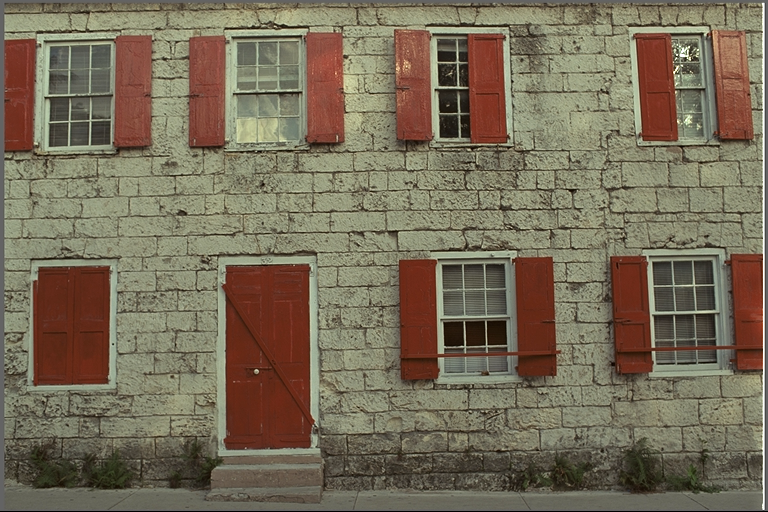
#> input picture ATAI/Workbooks_Notebooks/Dimenstionality Reduction/data/kodim01.png, 768 x 512 px, found by its file name
$ jupyter execute dct.ipynb   (shell and % lines are left out)
#> lines starting #> are read from the running program, lines starting #| are printed output that depends on the picture
# Image compression via cosine transform

## Setup

[cell 1]
import PIL
import matplotlib.pylab as plt
import numpy as np
import os
import scipy
import scipy.fftpack

## Load image

[cell 2]
# load image
img = PIL.Image.open(os.path.join('..', 'data', 'kodim01.png'))
#> img is the input picture: PIL image 768x512 RGB; mean R, G, B 119.8, 108.7, 88.4
# convert to grayscale
img = img.convert('L')
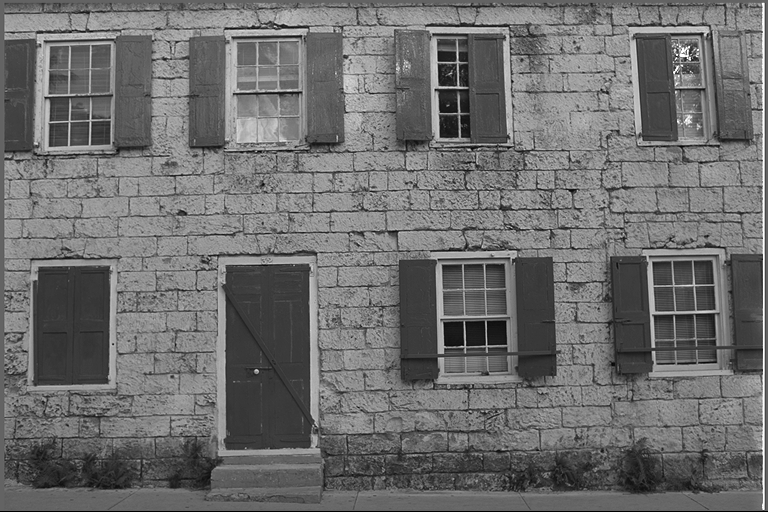
#> img: PIL image 768x512 L; min 0, max 255, mean 109.7
# store as numpy array
img = np.array(img)

# fetch dimensions
H, W = img.shape
#> H = 512; W = 768

# show image
plt.imshow(img, cmap='gray')
plt.show()

# Cosine transform

### 1. Transform signal to frequency space via DCT

[cell 3]
# DCT along y axis
freq = scipy.fftpack.dct(img.T, norm='ortho', n=H).T
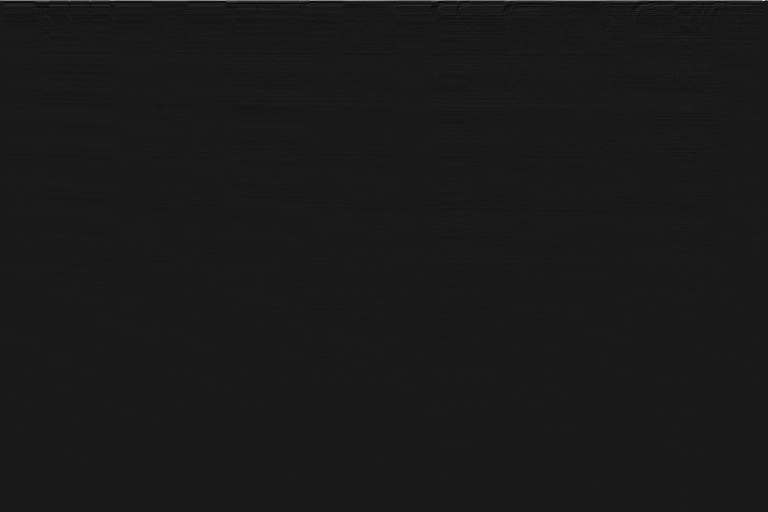
#> freq: shape (512, 768) float64; min -637.1, max 5731.7, mean 4.5; drawn with min black and max white
# DCT along x axis
freq = scipy.fftpack.dct(freq, norm='ortho', n=W)

### 2. Filter in the frequency space

[cell 4]
# specify how many dimensions we want to remove in x and y directions
# a lower number means a worse reconstruction result but higher compression ratio
cutoff_x = int(0.3 * W)
#> cutoff_x = 230
cutoff_y = int(0.3 * H)
#> cutoff_y = 153

[cell 5]
# "remove" dimensions > cutoff, i.e. setting the coefficients to zero
# on the x axis
freq[:,cutoff_x:] = 0

# on the y axis
freq[cutoff_y:,] = 0

### 3. Reproject via iDCT

[cell 6]
# iDCT along y axis
rec = scipy.fftpack.idct(freq.T, norm='ortho', n=H).T
# iDCT along x axis
rec = scipy.fftpack.idct(rec, norm='ortho', n=W)
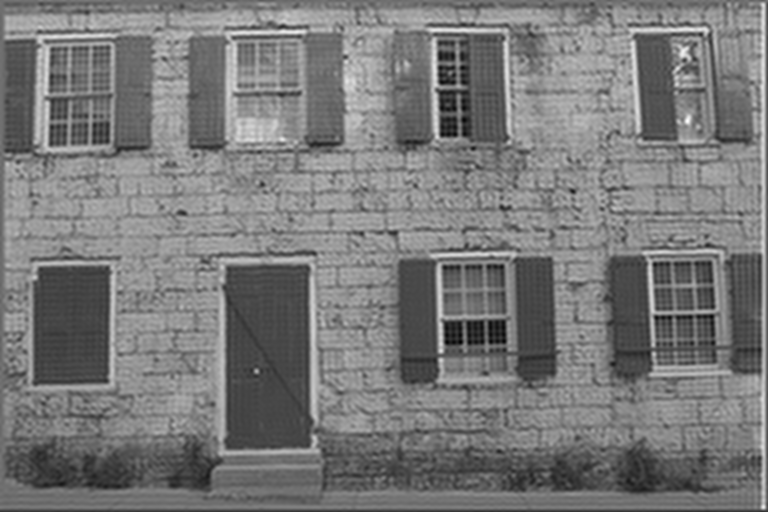
#> rec: shape (512, 768) float64; min -15.01, max 247.2, mean 109.7; drawn with min black and max white
# limit range to [0, 255]
rec = rec % 256

[cell 7]
# compute compressed size
csize = 100.0 * (cutoff_x*cutoff_y) / (W*H)
#> csize = 8.95

# show reconstructed image
fig, ax = plt.subplots(1, 2)
fig.set_size_inches(15, 10)
# original image
ax[0].imshow(img, cmap='gray')
ax[0].set_title('Original (100%)')
# compressed image
ax[1].imshow(rec, cmap='gray')
ax[1].set_title('Compressed ({:0.2f}%)'.format(csize))
plt.show()
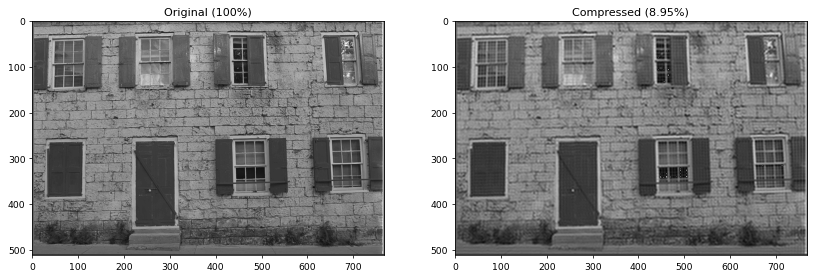
#> figure drawn by matplotlib, 2 panels

## Analysis

[cell 8]
# show the pixel difference between the original and reconstructed images
plt.imshow(256 - abs(img - rec), cmap='gray')
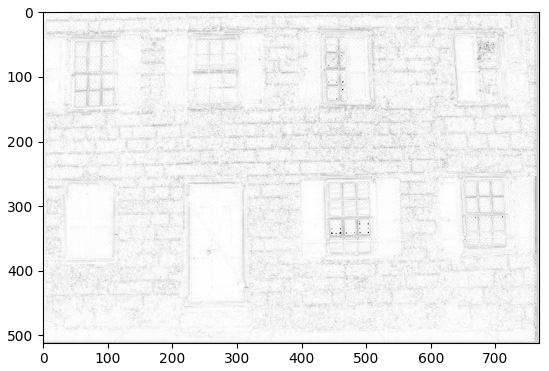
#> figure drawn by matplotlib, 1 panel

[cell 9]
# compression ratio in %
100 - 100.0 * (cutoff_x*cutoff_y) / (W*H)
#> Out = 91.05
